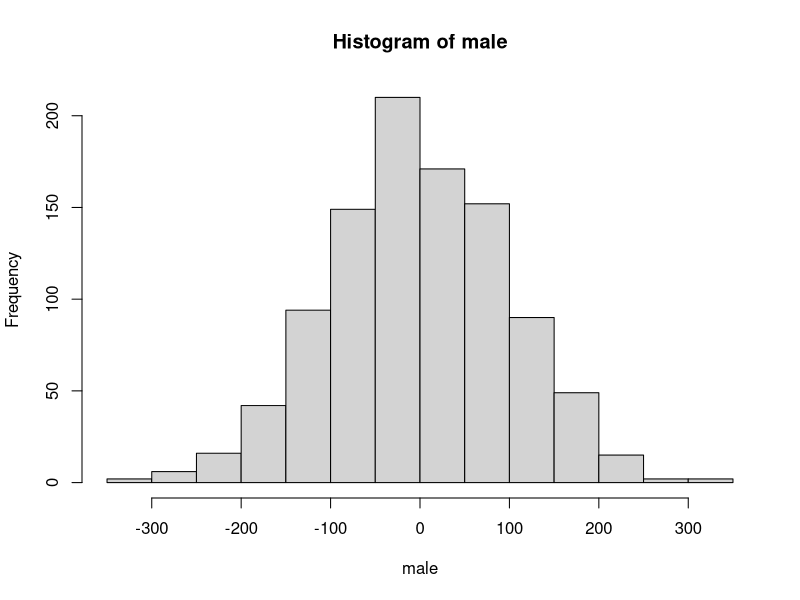
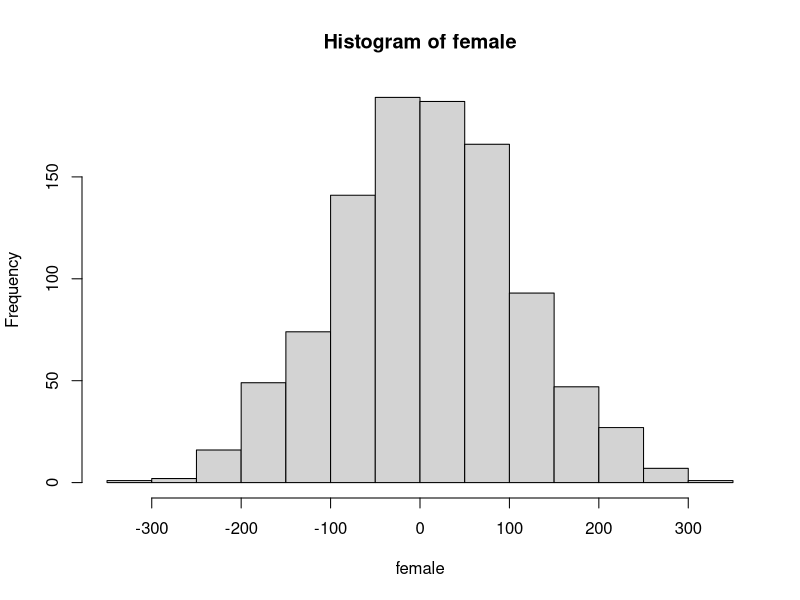

The R script that drew these images, in order:
T.test <- function(y1, y2) {
  n1 <- length(y1)
  n2 <- length(y2)
  t_top <- mean(y1) - mean(y2)
  s1 <- var(y1)
  s2 <- var(y2)
  s.sq.num <- ((n1 - 1)*s1) + ((n2 - 1) *s2)
  s.sq.den <- (n1 - 1) + (n2 -1)
  s.sq <- s.sq.num / s.sq.den
  s <- sqrt(s.sq)
  t_bottom <- s*sqrt((1/n1)+(1/n2))
  t <- (t_top / t_bottom)
  return(t)
}

male <- rnorm(1000,0,100)
hist(male)
summary(male)

female <- rnorm(1000,10,100)
hist(female)
summary(female)

tstat <- T.test(female,male); tstat
tst <- t.test(female,male);tst
